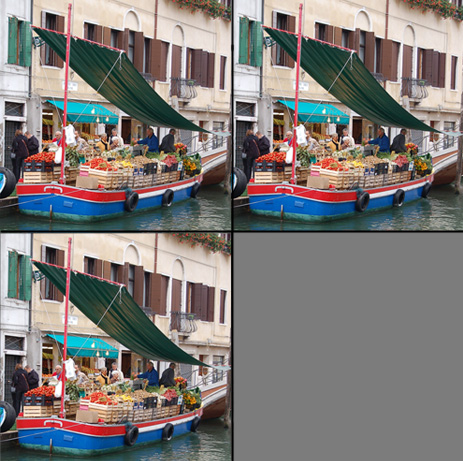
//> input picture tests/images/top-layer.jpg, 463 x 461 px
$ ./softLightBlendTest   (built with g++ and OpenCV 4)
//> lines starting //> are read from the running program, lines starting //| are printed output that depends on the picture
### include/softLightBlend.h
#include <opencv2/opencv.hpp>

using namespace cv;

Mat softLightBlend(Mat img1, Mat img2);

### src/softLightBlend.cc
#include <opencv2/core/core.hpp>
#include <math.h>
#include <softLightBlend.h>

using namespace cv;
using namespace std;

/**
 * soft light blending
 *
 * note that images must be of the same size and also be of CV_8U3C format
 *
 * img1 is the upper layer
 * img2 is the lower layer
 */
Mat softLightBlend(Mat img1, Mat img2) {

  Mat *upper = new Mat[3];
  Mat *lower = new Mat[3];
  Mat *result = new Mat[3];

  cv::split(img1, upper);
  cv::split(img2, lower);

  for (int i=0; i<3; i++) {
    result[i] = lower[1].clone();
  }

  int rows = img1.rows;
  int cols = img1.cols;

  for (int x=0; x<rows; x++) {
    for (int y=0; y<cols; y++) {
      for (int i=0; i<3; i++) {
        double upperPixel = upper[i].at<unsigned char>(x,y) / 255.0;
        double lowerPixel = lower[i].at<unsigned char>(x,y) / 255.0;

        if(upperPixel < 0.5) {
          result[i].at<unsigned char>(x,y) = (unsigned char)((2*upperPixel*lowerPixel +
                                            lowerPixel*lowerPixel *
                                            (1 - 2*upperPixel))*255.0);
        } else {
          result[i].at<unsigned char>(x,y) = (unsigned char)((2*lowerPixel*(1-upperPixel) +
                                            sqrt(lowerPixel) *
                                            (2*upperPixel - 1))*255.0);
        }
      }
    }
  }

Mat output;
merge(result,3,output);
return output;
}

### tests/softLightBlendTest.cc
#include <softLightBlend.h>
#include <iostream>

using namespace cv;
using namespace std;

int main() {

  Mat img1 = imread("./images/top-layer.jpg");
//> img1 is the input picture: 461 rows x 463 cols, CV_8UC3; mean B, G, R 119.7, 121.9, 125.8
  Mat img2 = imread("./images/bottom-layer.jpg");
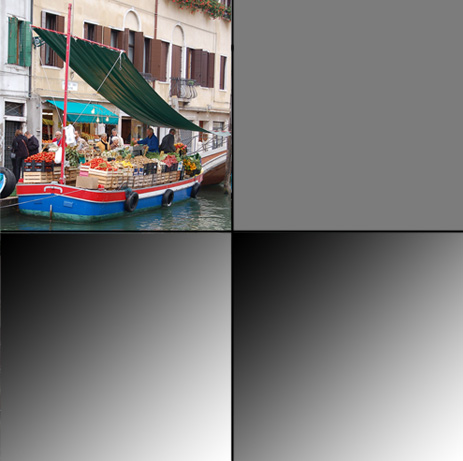
//> input picture tests/images/bottom-layer.jpg, 463 x 461 px
//> img2 is the input picture: 461 rows x 463 cols, CV_8UC3; mean B, G, R 122.3, 123, 124.3

  imshow("top layer", img1);
  imshow("bottom layer", img2);

  // images must be of the same size
  Size size = img1.size();
//> size = Size(463, 461)
  cv::resize(img2, img2, size);

  Mat blend = softLightBlend(img1, img2);
//> in softLightBlend, `cv::split(img1, upper);`:
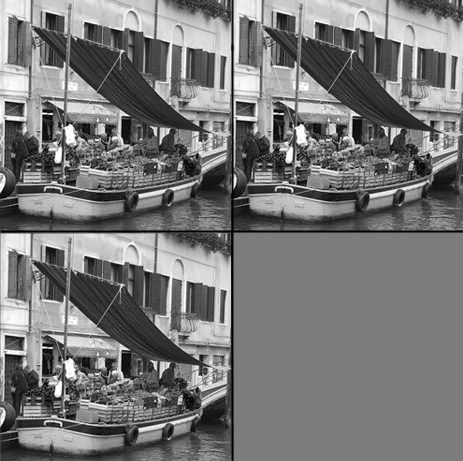
//> upper: 461 rows x 463 cols, CV_8UC1; min 0, max 255, mean 119.7
//> in softLightBlend, `cv::split(img2, lower);`:
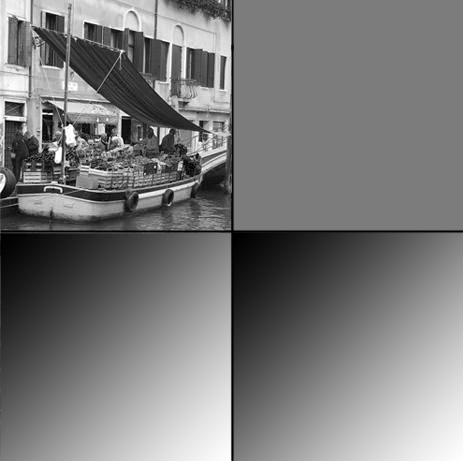
//> lower: 461 rows x 463 cols, CV_8UC1; min 0, max 255, mean 122.3
//> after the loop in softLightBlend, `for (int i=0; i<3; i++)`:
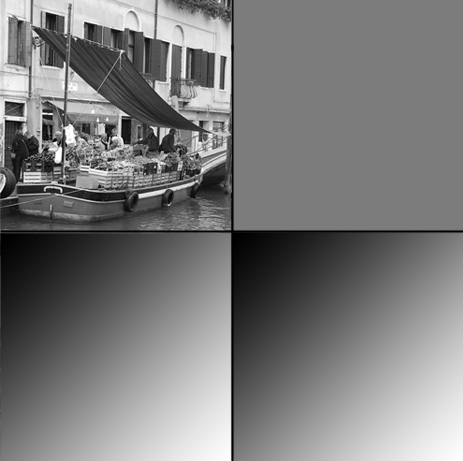
//> result: 461 rows x 463 cols, CV_8UC1; min 0, max 255, mean 123
//> after the loop in softLightBlend, `for (int x=0; x<rows; x++)`:
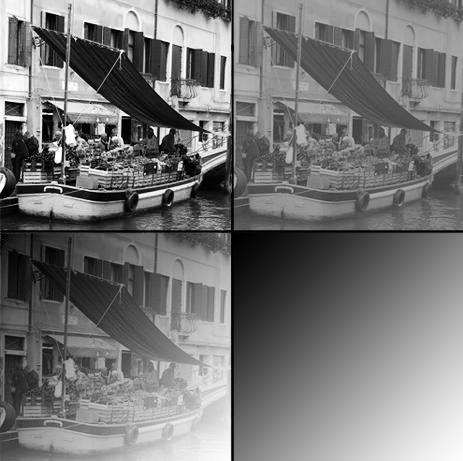
//> result: 461 rows x 463 cols, CV_8UC1; min 0, max 255, mean 117.5
//> in softLightBlend, `merge(result,3,output);`:
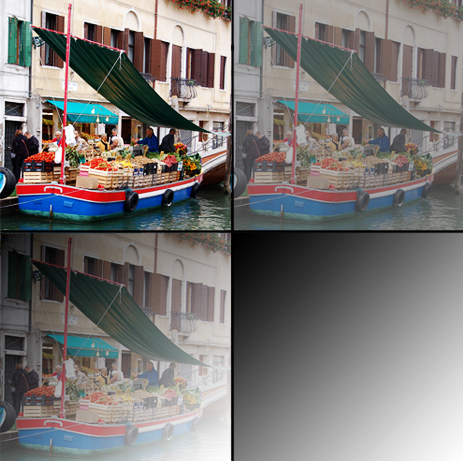
//> output: 461 rows x 463 cols, CV_8UC3; mean B, G, R 117.5, 118.9, 121.9

  cv::imshow("blend", blend);
  cv::waitKey(0);
  return 0;
}
